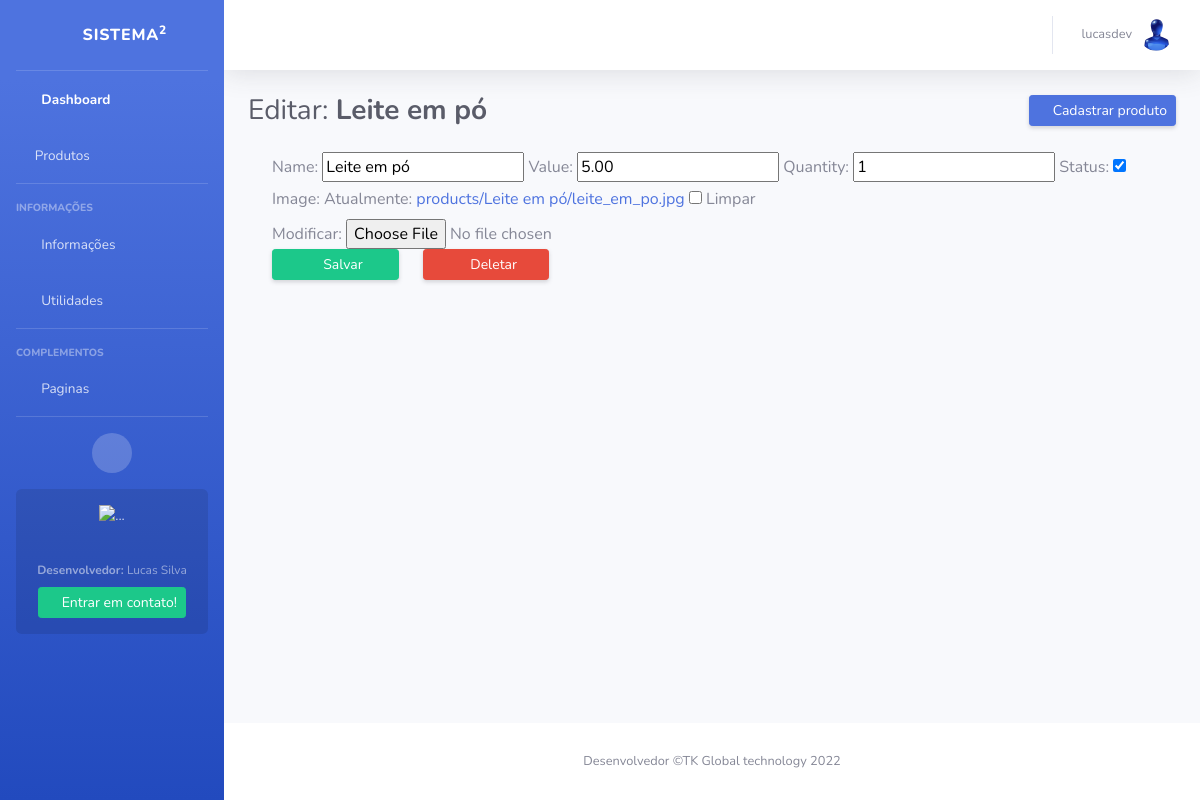
The app's page /produtos/editar/3 (signed in), older data.
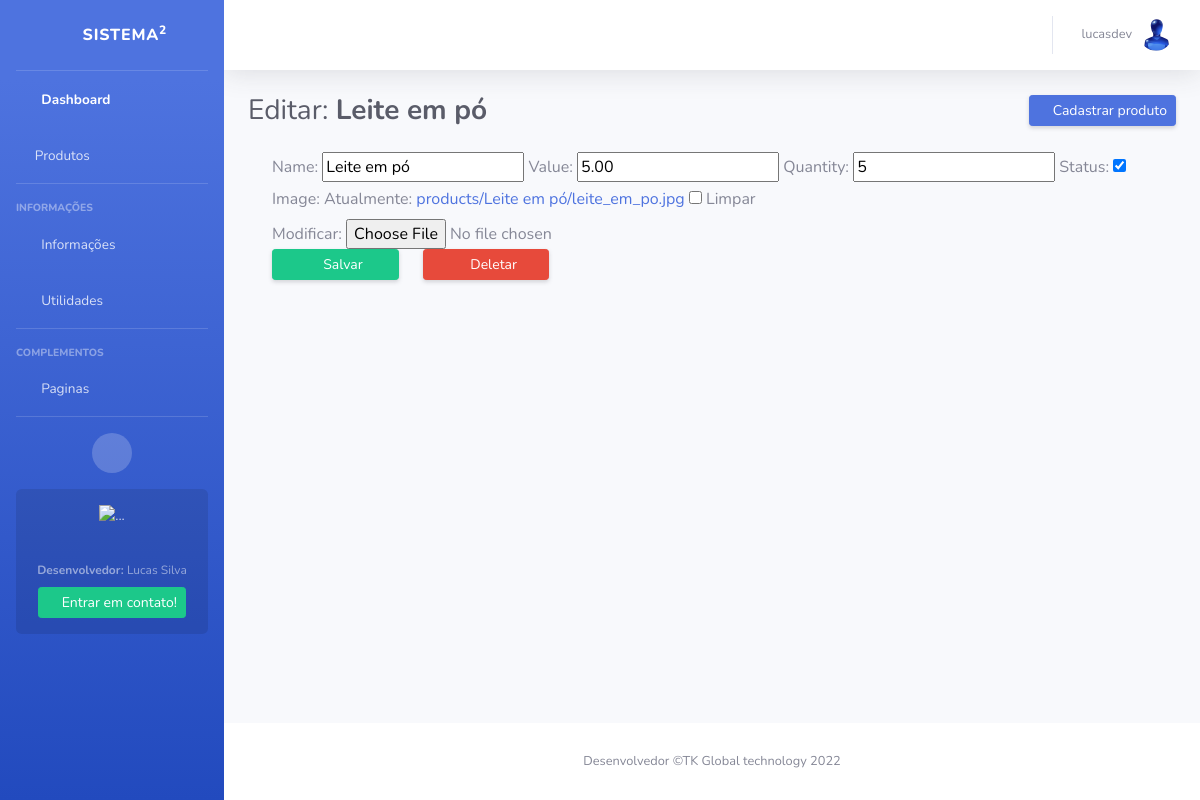
The same page, newer data.
### apps/products/models/products.py (models this page shows, shortened)
class Products(models.Model):
    code = models.IntegerField(default=gerar_id, editable=False)
    created_by = models.ForeignKey(User, on_delete=models.CASCADE)
    name = models.CharField(max_length=50)
    value = models.DecimalField(max_digits=9, decimal_places=2)
    quantity = models.IntegerField(default=1, null=True, blank=True)
    amunt_sell = models.DecimalField(max_digits=9, decimal_places=2, null=True, blank=True)
    status = models.BooleanField(default=True)
    image = models.ImageField(upload_to=upload_to, default='image.jpg', null=True, blank=True)
    date_create = models.DateTimeField(auto_now_add=True)
    date_update = models.DateTimeField(auto_now=True)
    """Aqui servirá para mostrar apenas produtos do usuario"""
    class Meta:
        db_table = 'products'
        verbose_name = 'Produto'
        verbose_name_plural = 'Produtos'
        ordering = ('-date_create',)

### apps/products/views/products.py (the view, shortened to what this page needs)
# urls.py: path('editar/<int:pk>', EditproductView.as_view(), name='product-edit'),
class EditproductView(LoginRequiredMixin, UpdateView):
    template_name = "edit-product.html"
    edirect_field_name = 'login'
    model = Products
    fields=['name', 'value',
            'quantity', 'status',
            'image']

### apps/products/templates/edit-product.html (shortened to what this page needs)
{% extends 'base.html' %}
{% load static %}
{% load bootstrap_tags %}
{% block body %}
<div class="container-fluid">
    <div class="d-sm-flex align-items-center justify-content-between mb-4">
        <h1 class="h3 mb-0 text-gray-800">Editar: <strong> {{ object.name }}</strong></h1>
        <a href="{% url 'create-product' %}" class="d-none d-sm-inline-block btn btn-sm btn-primary shadow-sm float-right">
            <i class="fas fa-plus-square text-white-50"></i> Cadastrar produto
        </a>
    </div>
    <form class="container" action="" method="POST" enctype="multipart/form-data">
        {{ form|as_bootstrap }}
        <div class="row">
            <div class="col-sm col-md-2">
                <button class="d-none d-sm-inline-block btn btn-sm btn-success shadow-sm float-left col-md-12" type="submit">
                    <i class="fas fa-save mt-1 fa-sm fa-fw text-gray-100 float-left"></i>Salvar
                </button>
            </div>
            <div class="col-sm col-md-2">
                <a class="d-none d-sm-inline-block btn btn-sm btn-danger shadow-sm float-left col-md-12" href="#" data-toggle="modal" data-target="#deleteModal">
                    <i class="fas fa-trash mt-1 fa-sm fa-fw text-gray-100 float-left"></i>
                    Deletar
                </a>
            </div>
        </div>
    </form>
</div>
{% endblock body %}

Row changes from the older to the newer data that the page shows:
changed Products "Leite em pó": quantity "1" → "5"
